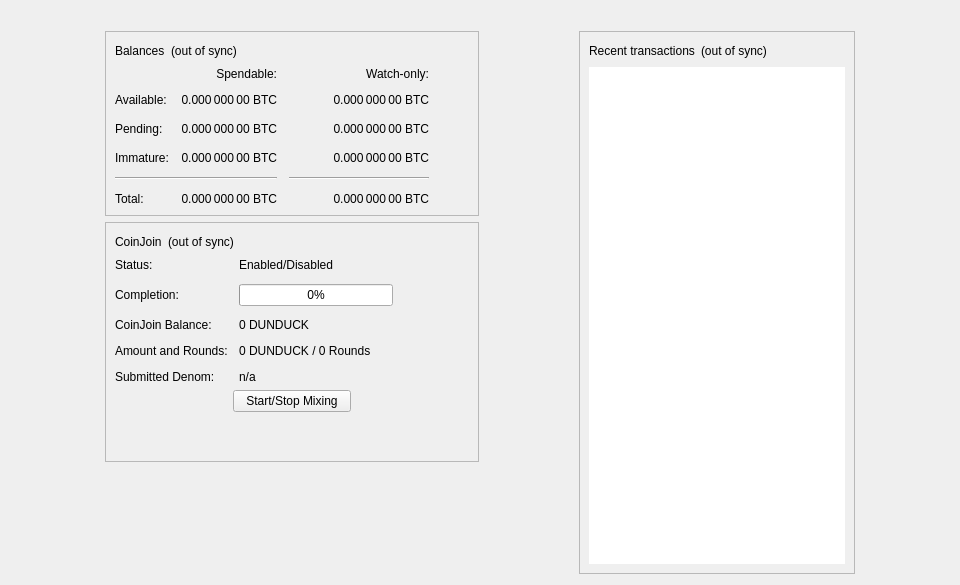
<?xml version="1.0" encoding="UTF-8"?>
<ui version="4.0">
 <class>OverviewPage</class>
 <widget class="QWidget" name="OverviewPage">
  <property name="geometry">
   <rect>
    <x>0</x>
    <y>0</y>
    <width>960</width>
    <height>585</height>
   </rect>
  </property>
  <property name="minimumSize">
   <size>
    <width>960</width>
    <height>0</height>
   </size>
  </property>
  <property name="windowTitle">
   <string>Form</string>
  </property>
  <layout class="QVBoxLayout" name="topLayout">
   <item>
    <widget class="QLabel" name="labelAlerts">
     <property name="visible">
      <bool>false</bool>
     </property>
     <property name="wordWrap">
      <bool>true</bool>
     </property>
     <property name="margin">
      <number>3</number>
     </property>
     <property name="textInteractionFlags">
      <set>Qt::TextSelectableByMouse</set>
     </property>
    </widget>
   </item>
   <item>
    <layout class="QHBoxLayout" name="horizontalLayout" stretch="1,0,1,0,1">
     <item>
      <spacer name="horizontalSpacerLeft">
       <property name="orientation">
        <enum>Qt::Horizontal</enum>
       </property>
       <property name="sizeType">
        <enum>QSizePolicy::Preferred</enum>
       </property>
       <property name="sizeHint" stdset="0">
        <size>
         <width>10</width>
         <height>20</height>
        </size>
       </property>
      </spacer>
     </item>
     <item>
      <layout class="QVBoxLayout" name="verticalLayout_2">
       <item>
        <widget class="QFrame" name="frame">
         <property name="frameShape">
          <enum>QFrame::StyledPanel</enum>
         </property>
         <property name="frameShadow">
          <enum>QFrame::Raised</enum>
         </property>
         <layout class="QVBoxLayout" name="verticalLayout_4">
          <item>
           <layout class="QHBoxLayout" name="horizontalLayout_4">
            <item>
             <widget class="QLabel" name="label_5">
              <property name="text">
               <string>Balances</string>
              </property>
             </widget>
            </item>
            <item>
             <widget class="QLabel" name="labelWalletStatus">
              <property name="toolTip">
               <string>The displayed information may be out of date. Your wallet automatically synchronizes with the Dunduck network after a connection is established, but this process has not completed yet.</string>
              </property>
              <property name="text">
               <string notr="true">(out of sync)</string>
              </property>
              <property name="alignment">
               <set>Qt::AlignLeading|Qt::AlignLeft|Qt::AlignVCenter</set>
              </property>
             </widget>
            </item>
            <item>
             <spacer name="horizontalSpacer_3">
              <property name="orientation">
               <enum>Qt::Horizontal</enum>
              </property>
              <property name="sizeHint" stdset="0">
               <size>
                <width>40</width>
                <height>20</height>
               </size>
              </property>
             </spacer>
            </item>
           </layout>
          </item>
          <item>
           <layout class="QGridLayout" name="gridLayout">
            <property name="spacing">
             <number>12</number>
            </property>
            <item row="2" column="2">
             <widget class="QLabel" name="labelWatchPending">
              <property name="cursor">
               <cursorShape>IBeamCursor</cursorShape>
              </property>
              <property name="toolTip">
               <string>Unconfirmed transactions to watch-only addresses</string>
              </property>
              <property name="text">
               <string notr="true">0.000 000 00 BTC</string>
              </property>
              <property name="alignment">
               <set>Qt::AlignRight|Qt::AlignTrailing|Qt::AlignVCenter</set>
              </property>
              <property name="textInteractionFlags">
               <set>Qt::LinksAccessibleByMouse|Qt::TextSelectableByKeyboard|Qt::TextSelectableByMouse</set>
              </property>
             </widget>
            </item>
            <item row="2" column="1">
             <widget class="QLabel" name="labelUnconfirmed">
              <property name="cursor">
               <cursorShape>IBeamCursor</cursorShape>
              </property>
              <property name="toolTip">
               <string>Total of transactions that have yet to be confirmed, and do not yet count toward the spendable balance</string>
              </property>
              <property name="text">
               <string notr="true">0.000 000 00 BTC</string>
              </property>
              <property name="alignment">
               <set>Qt::AlignRight|Qt::AlignTrailing|Qt::AlignVCenter</set>
              </property>
              <property name="textInteractionFlags">
               <set>Qt::LinksAccessibleByMouse|Qt::TextSelectableByKeyboard|Qt::TextSelectableByMouse</set>
              </property>
             </widget>
            </item>
            <item row="3" column="2">
             <widget class="QLabel" name="labelWatchImmature">
              <property name="cursor">
               <cursorShape>IBeamCursor</cursorShape>
              </property>
              <property name="toolTip">
               <string>Mined balance in watch-only addresses that has not yet matured</string>
              </property>
              <property name="text">
               <string notr="true">0.000 000 00 BTC</string>
              </property>
              <property name="alignment">
               <set>Qt::AlignRight|Qt::AlignTrailing|Qt::AlignVCenter</set>
              </property>
              <property name="textInteractionFlags">
               <set>Qt::LinksAccessibleByMouse|Qt::TextSelectableByKeyboard|Qt::TextSelectableByMouse</set>
              </property>
             </widget>
            </item>
            <item row="4" column="0" colspan="2">
             <widget class="Line" name="lineSpendableBalance">
              <property name="orientation">
               <enum>Qt::Horizontal</enum>
              </property>
             </widget>
            </item>
            <item row="4" column="2">
             <widget class="Line" name="lineWatchBalance">
              <property name="sizePolicy">
               <sizepolicy hsizetype="Preferred" vsizetype="Fixed">
                <horstretch>0</horstretch>
                <verstretch>0</verstretch>
               </sizepolicy>
              </property>
              <property name="minimumSize">
               <size>
                <width>140</width>
                <height>0</height>
               </size>
              </property>
              <property name="orientation">
               <enum>Qt::Horizontal</enum>
              </property>
             </widget>
            </item>
            <item row="5" column="0">
             <widget class="QLabel" name="labelTotalText">
              <property name="text">
               <string>Total:</string>
              </property>
             </widget>
            </item>
            <item row="3" column="1">
             <widget class="QLabel" name="labelImmature">
              <property name="cursor">
               <cursorShape>IBeamCursor</cursorShape>
              </property>
              <property name="toolTip">
               <string>Mined balance that has not yet matured</string>
              </property>
              <property name="text">
               <string notr="true">0.000 000 00 BTC</string>
              </property>
              <property name="alignment">
               <set>Qt::AlignRight|Qt::AlignTrailing|Qt::AlignVCenter</set>
              </property>
              <property name="textInteractionFlags">
               <set>Qt::LinksAccessibleByMouse|Qt::TextSelectableByKeyboard|Qt::TextSelectableByMouse</set>
              </property>
             </widget>
            </item>
            <item row="2" column="3">
             <spacer name="horizontalSpacer_2">
              <property name="orientation">
               <enum>Qt::Horizontal</enum>
              </property>
              <property name="sizeHint" stdset="0">
               <size>
                <width>40</width>
                <height>20</height>
               </size>
              </property>
             </spacer>
            </item>
            <item row="3" column="0">
             <widget class="QLabel" name="labelImmatureText">
              <property name="text">
               <string>Immature:</string>
              </property>
             </widget>
            </item>
            <item row="5" column="1">
             <widget class="QLabel" name="labelTotal">
              <property name="cursor">
               <cursorShape>IBeamCursor</cursorShape>
              </property>
              <property name="toolTip">
               <string>Your current total balance</string>
              </property>
              <property name="text">
               <string notr="true">0.000 000 00 BTC</string>
              </property>
              <property name="alignment">
               <set>Qt::AlignRight|Qt::AlignTrailing|Qt::AlignVCenter</set>
              </property>
              <property name="textInteractionFlags">
               <set>Qt::LinksAccessibleByMouse|Qt::TextSelectableByKeyboard|Qt::TextSelectableByMouse</set>
              </property>
             </widget>
            </item>
            <item row="5" column="2">
             <widget class="QLabel" name="labelWatchTotal">
              <property name="cursor">
               <cursorShape>IBeamCursor</cursorShape>
              </property>
              <property name="toolTip">
               <string>Current total balance in watch-only addresses</string>
              </property>
              <property name="text">
               <string notr="true">0.000 000 00 BTC</string>
              </property>
              <property name="alignment">
               <set>Qt::AlignRight|Qt::AlignTrailing|Qt::AlignVCenter</set>
              </property>
              <property name="textInteractionFlags">
               <set>Qt::LinksAccessibleByMouse|Qt::TextSelectableByKeyboard|Qt::TextSelectableByMouse</set>
              </property>
             </widget>
            </item>
            <item row="0" column="2">
             <widget class="QLabel" name="labelWatchonly">
              <property name="text">
               <string>Watch-only:</string>
              </property>
              <property name="alignment">
               <set>Qt::AlignRight|Qt::AlignTrailing|Qt::AlignVCenter</set>
              </property>
             </widget>
            </item>
            <item row="1" column="0">
             <widget class="QLabel" name="labelBalanceText">
              <property name="text">
               <string>Available:</string>
              </property>
             </widget>
            </item>
            <item row="1" column="1">
             <widget class="QLabel" name="labelBalance">
              <property name="cursor">
               <cursorShape>IBeamCursor</cursorShape>
              </property>
              <property name="toolTip">
               <string>Your current spendable balance</string>
              </property>
              <property name="text">
               <string notr="true">0.000 000 00 BTC</string>
              </property>
              <property name="alignment">
               <set>Qt::AlignRight|Qt::AlignTrailing|Qt::AlignVCenter</set>
              </property>
              <property name="textInteractionFlags">
               <set>Qt::LinksAccessibleByMouse|Qt::TextSelectableByKeyboard|Qt::TextSelectableByMouse</set>
              </property>
             </widget>
            </item>
            <item row="1" column="2">
             <widget class="QLabel" name="labelWatchAvailable">
              <property name="cursor">
               <cursorShape>IBeamCursor</cursorShape>
              </property>
              <property name="toolTip">
               <string>Your current balance in watch-only addresses</string>
              </property>
              <property name="text">
               <string notr="true">0.000 000 00 BTC</string>
              </property>
              <property name="alignment">
               <set>Qt::AlignRight|Qt::AlignTrailing|Qt::AlignVCenter</set>
              </property>
              <property name="textInteractionFlags">
               <set>Qt::LinksAccessibleByMouse|Qt::TextSelectableByKeyboard|Qt::TextSelectableByMouse</set>
              </property>
             </widget>
            </item>
            <item row="2" column="0">
             <widget class="QLabel" name="labelPendingText">
              <property name="text">
               <string>Pending:</string>
              </property>
             </widget>
            </item>
            <item row="0" column="1">
             <widget class="QLabel" name="labelSpendable">
              <property name="text">
               <string>Spendable:</string>
              </property>
              <property name="alignment">
               <set>Qt::AlignRight|Qt::AlignTrailing|Qt::AlignVCenter</set>
              </property>
             </widget>
            </item>
           </layout>
          </item>
         </layout>
        </widget>
       </item>
       <item>
        <widget class="QFrame" name="frameCoinJoin">
         <property name="layoutDirection">
          <enum>Qt::LeftToRight</enum>
         </property>
         <property name="frameShape">
          <enum>QFrame::StyledPanel</enum>
         </property>
         <property name="frameShadow">
          <enum>QFrame::Raised</enum>
         </property>
         <layout class="QVBoxLayout" name="VerticalLayout_PS1">
          <item>
           <layout class="QHBoxLayout" name="horizontalLayout_5">
            <item>
             <widget class="QLabel" name="labelCoinJoinHeader">
              <property name="text">
               <string notr="true">CoinJoin</string>
              </property>
             </widget>
            </item>
            <item>
             <widget class="QLabel" name="labelCoinJoinSyncStatus">
              <property name="toolTip">
               <string>The displayed information may be out of date. Your wallet automatically synchronizes with the Dunduck network after a connection is established, but this process has not completed yet.</string>
              </property>
              <property name="text">
               <string notr="true">(out of sync)</string>
              </property>
              <property name="alignment">
               <set>Qt::AlignLeading|Qt::AlignLeft|Qt::AlignVCenter</set>
              </property>
             </widget>
            </item>
            <item>
             <spacer name="horizontalSpacer_4">
              <property name="orientation">
               <enum>Qt::Horizontal</enum>
              </property>
              <property name="sizeHint" stdset="0">
               <size>
                <width>40</width>
                <height>20</height>
               </size>
              </property>
             </spacer>
            </item>
           </layout>
          </item>
          <item>
           <layout class="QFormLayout" name="coinJoinFormLayout">
            <property name="fieldGrowthPolicy">
             <enum>QFormLayout::AllNonFixedFieldsGrow</enum>
            </property>
            <property name="horizontalSpacing">
             <number>11</number>
            </property>
            <property name="verticalSpacing">
             <number>12</number>
            </property>
            <item row="0" column="0">
             <widget class="QLabel" name="labelCoinJoinEnabledText">
              <property name="text">
               <string>Status:</string>
              </property>
             </widget>
            </item>
            <item row="0" column="1">
             <widget class="QLabel" name="labelCoinJoinEnabled">
              <property name="text">
               <string>Enabled/Disabled</string>
              </property>
             </widget>
            </item>
            <item row="1" column="0">
             <widget class="QLabel" name="labelCompletitionText">
              <property name="text">
               <string>Completion:</string>
              </property>
             </widget>
            </item>
            <item row="1" column="1">
             <widget class="QProgressBar" name="coinJoinProgress">
              <property name="maximumSize">
               <size>
                <width>154</width>
                <height>16777215</height>
               </size>
              </property>
              <property name="value">
               <number>0</number>
              </property>
             </widget>
            </item>
            <item row="2" column="0">
             <widget class="QLabel" name="labelAnonymizedText">
              <property name="text">
               <string notr="true">CoinJoin Balance:</string>
              </property>
             </widget>
            </item>
            <item row="2" column="1">
             <widget class="QLabel" name="labelAnonymized">
              <property name="text">
               <string notr="true">0 DUNDUCK</string>
              </property>
             </widget>
            </item>
            <item row="3" column="0">
             <widget class="QLabel" name="labelAmountAndRoundsText">
              <property name="text">
               <string>Amount and Rounds:</string>
              </property>
             </widget>
            </item>
            <item row="3" column="1">
             <widget class="QLabel" name="labelAmountRounds">
              <property name="text">
               <string>0 DUNDUCK / 0 Rounds</string>
              </property>
             </widget>
            </item>
            <item row="4" column="0">
             <widget class="QLabel" name="labelSubmittedDenomText">
              <property name="text">
               <string>Submitted Denom:</string>
              </property>
             </widget>
            </item>
            <item row="4" column="1">
             <widget class="QLabel" name="labelSubmittedDenom">
              <property name="toolTip">
               <string>The denominations you submitted to the Smartnode.&lt;br&gt;To mix, other users must submit the exact same denominations.</string>
              </property>
              <property name="text">
               <string>n/a</string>
              </property>
              <property name="wordWrap">
               <bool>true</bool>
              </property>
             </widget>
            </item>
           </layout>
          </item>
          <item>
           <layout class="QVBoxLayout" name="VerticalLayout_PS">
            <item>
             <layout class="QHBoxLayout" name="horizontalLayout_3">
              <property name="topMargin">
               <number>0</number>
              </property>
              <item>
               <spacer name="horizontalSpacer_5">
                <property name="orientation">
                 <enum>Qt::Horizontal</enum>
                </property>
                <property name="sizeHint" stdset="0">
                 <size>
                  <width>40</width>
                  <height>20</height>
                 </size>
                </property>
               </spacer>
              </item>
              <item>
               <widget class="QPushButton" name="toggleCoinJoin">
                <property name="sizePolicy">
                 <sizepolicy hsizetype="MinimumExpanding" vsizetype="Fixed">
                  <horstretch>0</horstretch>
                  <verstretch>0</verstretch>
                 </sizepolicy>
                </property>
                <property name="text">
                 <string>Start/Stop Mixing</string>
                </property>
               </widget>
              </item>
              <item>
               <spacer name="horizontalSpacer_6">
                <property name="orientation">
                 <enum>Qt::Horizontal</enum>
                </property>
                <property name="sizeHint" stdset="0">
                 <size>
                  <width>40</width>
                  <height>20</height>
                 </size>
                </property>
               </spacer>
              </item>
             </layout>
            </item>
            <item>
             <spacer name="verticalSpacer_3">
              <property name="orientation">
               <enum>Qt::Vertical</enum>
              </property>
              <property name="sizeHint" stdset="0">
               <size>
                <width>20</width>
                <height>40</height>
               </size>
              </property>
             </spacer>
            </item>
           </layout>
          </item>
         </layout>
        </widget>
       </item>
       <item>
        <spacer name="verticalSpacer">
         <property name="orientation">
          <enum>Qt::Vertical</enum>
         </property>
         <property name="sizeHint" stdset="0">
          <size>
           <width>20</width>
           <height>40</height>
          </size>
         </property>
        </spacer>
       </item>
      </layout>
     </item>
     <item>
      <spacer name="horizontalSpacerCenter">
       <property name="orientation">
        <enum>Qt::Horizontal</enum>
       </property>
       <property name="sizeHint" stdset="0">
        <size>
         <width>10</width>
         <height>20</height>
        </size>
       </property>
      </spacer>
     </item>
     <item>
      <layout class="QVBoxLayout" name="verticalLayout_3">
       <item>
        <widget class="QFrame" name="frame_2">
         <property name="frameShape">
          <enum>QFrame::StyledPanel</enum>
         </property>
         <property name="frameShadow">
          <enum>QFrame::Raised</enum>
         </property>
         <layout class="QVBoxLayout" name="verticalLayout">
          <item>
           <layout class="QHBoxLayout" name="horizontalLayout_2">
            <item>
             <widget class="QLabel" name="label_4">
              <property name="text">
               <string>Recent transactions</string>
              </property>
             </widget>
            </item>
            <item>
             <widget class="QLabel" name="labelTransactionsStatus">
              <property name="toolTip">
               <string>The displayed information may be out of date. Your wallet automatically synchronizes with the Dunduck network after a connection is established, but this process has not completed yet.</string>
              </property>
              <property name="text">
               <string notr="true">(out of sync)</string>
              </property>
              <property name="alignment">
               <set>Qt::AlignLeading|Qt::AlignLeft|Qt::AlignVCenter</set>
              </property>
             </widget>
            </item>
            <item>
             <spacer name="horizontalSpacer">
              <property name="orientation">
               <enum>Qt::Horizontal</enum>
              </property>
              <property name="sizeHint" stdset="0">
               <size>
                <width>40</width>
                <height>20</height>
               </size>
              </property>
             </spacer>
            </item>
           </layout>
          </item>
          <item>
           <widget class="QListView" name="listTransactions">
            <property name="frameShape">
             <enum>QFrame::NoFrame</enum>
            </property>
            <property name="verticalScrollBarPolicy">
             <enum>Qt::ScrollBarAlwaysOff</enum>
            </property>
            <property name="horizontalScrollBarPolicy">
             <enum>Qt::ScrollBarAlwaysOff</enum>
            </property>
            <property name="selectionMode">
             <enum>QAbstractItemView::NoSelection</enum>
            </property>
           </widget>
          </item>
         </layout>
        </widget>
       </item>
      </layout>
     </item>
     <item>
      <spacer name="horizontalSpacerRight">
       <property name="orientation">
        <enum>Qt::Horizontal</enum>
       </property>
       <property name="sizeType">
        <enum>QSizePolicy::Preferred</enum>
       </property>
       <property name="sizeHint" stdset="0">
        <size>
         <width>10</width>
         <height>20</height>
        </size>
       </property>
      </spacer>
     </item>
    </layout>
   </item>
  </layout>
 </widget>
 <resources/>
 <connections/>
</ui>
